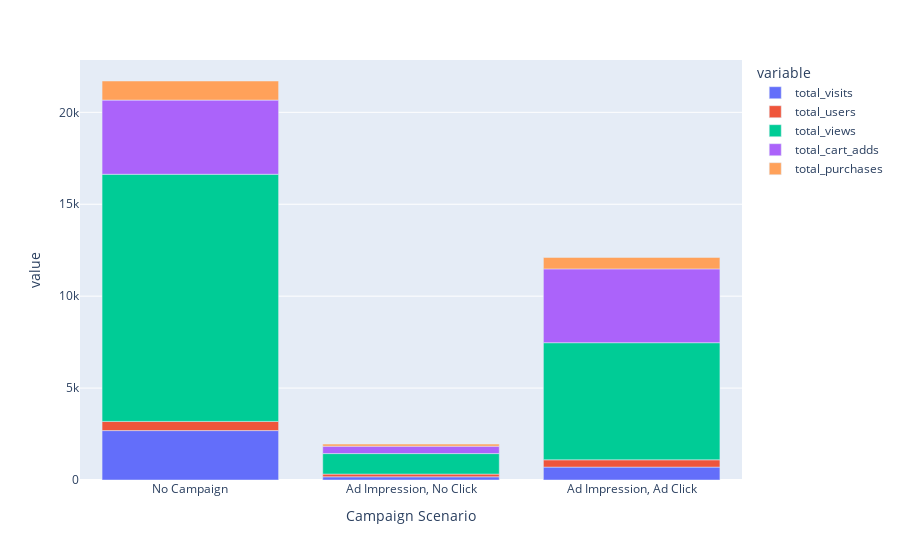

Here is the notebook cell this chart was saved with:
### Code cell
fig = px.bar(campaign_analysis, x="Campaign Scenario", y=campaign_analysis.columns[2:7])
fig.show()

### Figure 1 — Plotly figure (JSON) as saved in the notebook; plotly's stock layout.template omitted (floating-point values rounded to 4 significant figures)
{"data": [{"alignmentgroup": "True", "hovertemplate": "variable=total_visits<br>Campaign Scenario=%{x}<br>value=%{y}<extra></extra>", "legendgroup": "total_visits", "marker": {"color": "#636efa", "pattern": {"shape": ""}}, "name": "total_visits", "offsetgroup": "total_visits", "orientation": "v", "showlegend": true, "textposition": "auto", "type": "bar", "x": ["No Campaign", "Ad Impression, No Click", "Ad Impression, Ad Click"], "xaxis": "x", "y": [2688, 174, 702], "yaxis": "y"}, {"alignmentgroup": "True", "hovertemplate": "variable=total_users<br>Campaign Scenario=%{x}<br>value=%{y}<extra></extra>", "legendgroup": "total_users", "marker": {"color": "#EF553B", "pattern": {"shape": ""}}, "name": "total_users", "offsetgroup": "total_users", "orientation": "v", "showlegend": true, "textposition": "auto", "type": "bar", "x": ["No Campaign", "Ad Impression, No Click", "Ad Impression, Ad Click"], "xaxis": "x", "y": [500, 148, 397], "yaxis": "y"}, {"alignmentgroup": "True", "hovertemplate": "variable=total_views<br>Campaign Scenario=%{x}<br>value=%{y}<extra></extra>", "legendgroup": "total_views", "marker": {"color": "#00cc96", "pattern": {"shape": ""}}, "name": "total_views", "offsetgroup": "total_views", "orientation": "v", "showlegend": true, "textposition": "auto", "type": "bar", "x": ["No Campaign", "Ad Impression, No Click", "Ad Impression, Ad Click"], "xaxis": "x", "y": [13443, 1115, 6370], "yaxis": "y"}, {"alignmentgroup": "True", "hovertemplate": "variable=total_cart_adds<br>Campaign Scenario=%{x}<br>value=%{y}<extra></extra>", "legendgroup": "total_cart_adds", "marker": {"color": "#ab63fa", "pattern": {"shape": ""}}, "name": "total_cart_adds", "offsetgroup": "total_cart_adds", "orientation": "v", "showlegend": true, "textposition": "auto", "type": "bar", "x": ["No Campaign", "Ad Impression, No Click", "Ad Impression, Ad Click"], "xaxis": "x", "y": [4034, 402, 4015], "yaxis": "y"}, {"alignmentgroup": "True", "hovertemplate": "variable=total_purchases<br>Campaign Scenario=%{x}<br>value=%{y}<extra></extra>", "legendgroup": "total_purchases", "marker": {"color": "#FFA15A", "pattern": {"shape": ""}}, "name": "total_purchases", "offsetgroup": "total_purchases", "orientation": "v", "showlegend": true, "textposition": "auto", "type": "bar", "x": ["No Campaign", "Ad Impression, No Click", "Ad Impression, Ad Click"], "xaxis": "x", "y": [1040, 113, 624], "yaxis": "y"}], "layout": {"barmode": "relative", "legend": {"title": {"text": "variable"}, "tracegroupgap": 0}, "margin": {"t": 60}, "xaxis": {"anchor": "y", "domain": [0, 1], "title": {"text": "Campaign Scenario"}}, "yaxis": {"anchor": "x", "domain": [0, 1], "title": {"text": "value"}}}}
